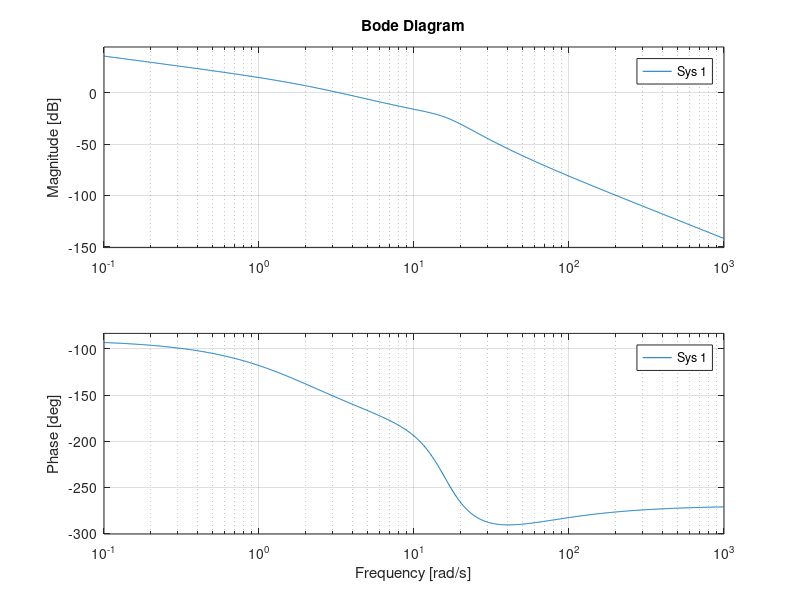
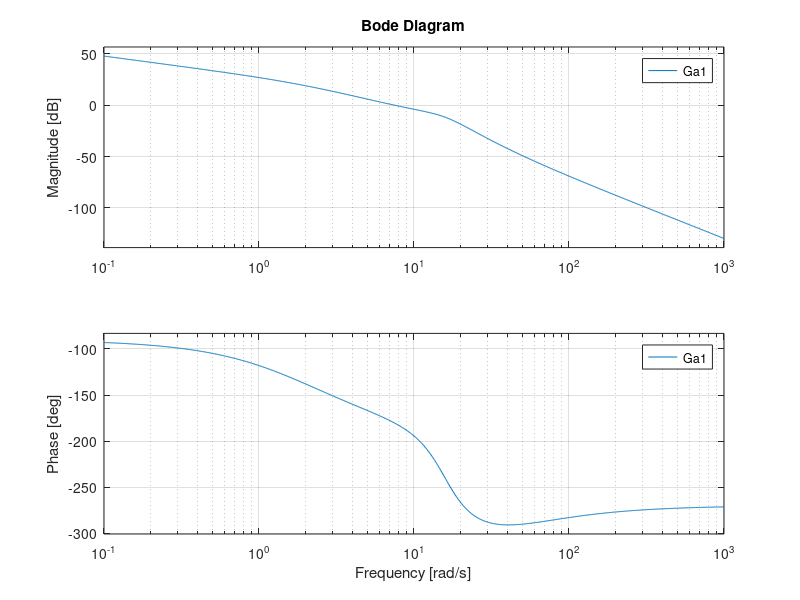
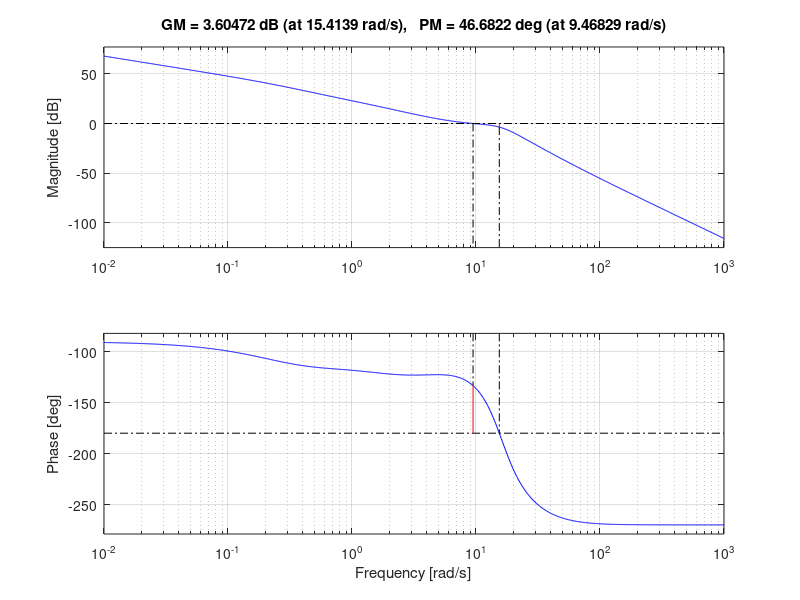
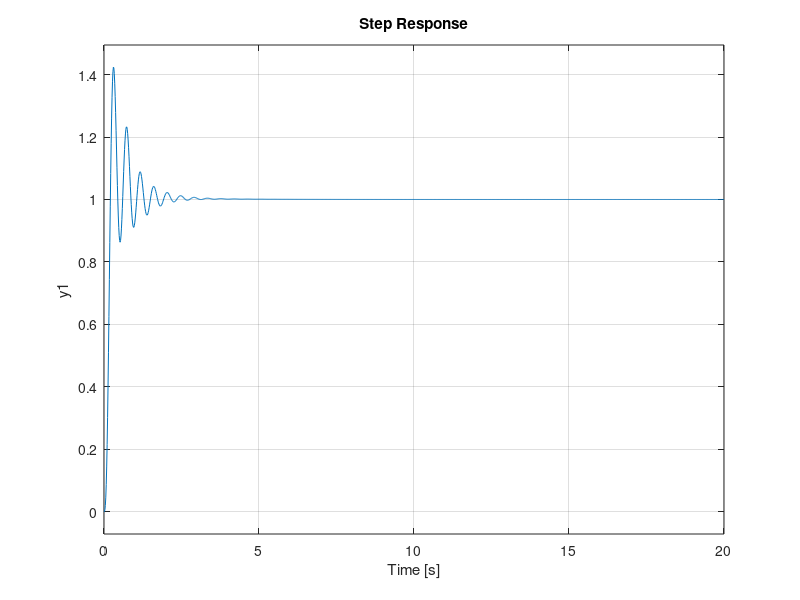

Source code (MATLAB) for these figures, in order:
clear all
close all
clc

s=tf('s');
F1 = (s+40)/(s+2)
F2 = 80/(s^2+13*s+256)
Kr = 1;

d1 = 0.5;
d2 = 0.2;

%                                          d1               d2
%                 ______        ______     |     ______     |
%   r(s)--->O--->| C(s) |--u-->|  F1  |--->0--->|  F2  |--->0---.-->y
%        +  ^     ------        ------           ------         |
%         - |_______________________[ 1/Kr ]____________________|

% Progettare il controllore C(s) in modo che il sistema retroazionato
% soddisfi le seguenti specifiche: 
%   * errore di inseguimento alla rampa unitaria in regime permanente pari
%     al massimo in modulo a 0.04, in assenza di disturbi 
%   * effetto del disturbo d1 sull'uscita in regime permanente pari al massimo in modulo a 0.01
%   * effetto del disturbo d2 sull'uscita in regime permanente pari al massimo in modulo a 0.01
%   * tempo di salita della risposta al gradino unitario pari a circa 0.2s
%     (la specifica è ritenuta soddisfatta se l'errore commesso è inferiore in modulo al 20%) 
%   * sovraelongazione massima della risposta al gradino unitario minore o
%     uguale al 35% 

% Tutte e due le funzioni sono di tipo zero
Kf1 = dcgain(F1)
Kf2 = dcgain(F2)  % entrambi > 0

%% Specifiche statiche

% Errore inseguimento = 0.04 con r(t) = t
% Devo inserire un polo in 0 nel controllore per avere errore non infinito
% Per avere effetto finito dei disturbi non ho bisogno di poli nell'origine
% Dovendo inserire un polo per l'errore di inseguimento, d1 e d2 avranno effetto nullo

% err = Kr/Kga = 1/(|Kc|*Kf1*Kf2) <= 0.04
Kc = 1/(0.04*Kf1*Kf2)

% Studio il segno di Kc.
% Il sistema è a minima rotazione di fase
bode(F1*F2/s)
% il sistema è a stabilità regolare, posso scegliere Kc>0

Ga1 = Kc/s * F1 * F2

%% Specifiche dinamiche

% Tempo di salita = 0.2
% ts * wb = 3  ->
wb = 3/0.2
wcd = 0.63 * wb
wcd = 9.5   % approssimiamo

% Sovraelongazione massima <= 35%
% (1+sovrael)/Mr = 0.9  ->  Mr <= 1.35/0.9 in unità naturali
Mr = 20*log10(1.35/0.9)  % picco di risonanza
Mr = 3.5  % valore approssimato

%%
% Dalla carta di Nichols scelgo il valore minimo di margine di fase
% trovo mf = 38 circa
% Dalle relazioni approssimate ho che:
mf = 60-5*Mr   % 42.5, accettabile perchè superiore al minimo di Nichols
mf = 43   % valore approssimato

%% RETI

figure,bode(Ga1)
% la fase in wcd vale -192, quindi devo recuperare 55 gradi
% Devo considerare di recuperarne i più perchè per un recupero così elevato
% devo aspettari che il modulo aumenti di più di 3 dB -> quindi dovrò poi
% mettere una rete attenuatrice

% Potrei usare due reti da 3 lavorando sul massimo (ma avrei un aumento
% significativo del modulo), oppure due da 4 lavorando sul fronte di salita

% Provo con due da 3 lavorando appena prima del massimo in modo da
% risparmiare un paio di decibel

%% Reti anticipatrici
md = 3;
xd = 1.5;
taud = xd/wcd;
Rd = (1+taud*s)/(1+taud/md*s);

Ga2 = Ga1 * Rd^2;

[m,f] = bode(Ga2,wcd)

%% Rete attenuatrice
mi = 1.8;
xi = 30;
taui = xi/wcd;
Ri = (1+taui/mi*s)/(1+taui*s);
Ga3 = Ga2 * Ri;

%% A questo punto il progetto dovrebbe essere completo, uso margin per verificare wc e mf

figure,margin(Ga3)
% ho soddisfatto i requisiti sulla funzione d'anello
% posso provare a chiudere l'anello
%%
C = Kc/s*Rd^2*Ri;
W = feedback(C*F1*F2,1/Kr);
figure,step(W);   % tutte le specifiche dinamiche erano state formulate sulla risposta nel tempo

% Il tempo di salita va bene ma ho una sovraelongazione decisamente troppo elevata, 41.5%

% Il fatto di aver trovato un tempo di salita così perfetto vuol dire che
% dal punto di vista del tempo le relazioni approssimate che abbiamo usato
% andavano bene
% Quindi la wc che abbiamo ottenuto così va bene e la manterremo tale

% Quando invece si ha una sovraelongazione molto maggiore di quella che ci
% si aspettava (come in questo caso), ...



